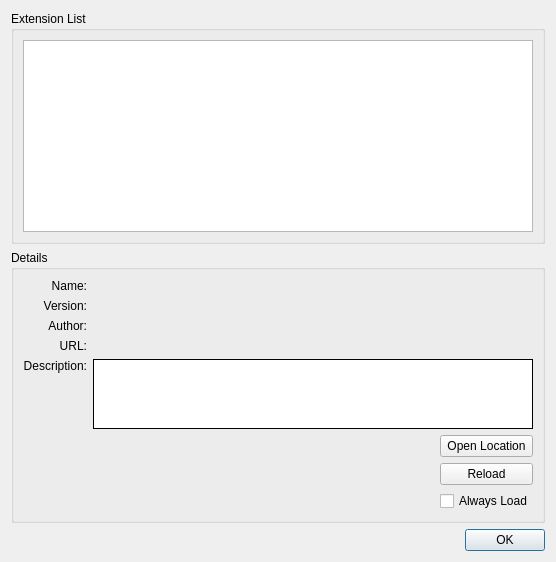
<?xml version="1.0" encoding="UTF-8"?>
<ui version="4.0">
 <class>ExtensionManager</class>
 <widget class="QDialog" name="ExtensionManager">
  <property name="geometry">
   <rect>
    <x>0</x>
    <y>0</y>
    <width>556</width>
    <height>544</height>
   </rect>
  </property>
  <property name="minimumSize">
   <size>
    <width>400</width>
    <height>0</height>
   </size>
  </property>
  <property name="windowTitle">
   <string>Extension Manager</string>
  </property>
  <property name="modal">
   <bool>true</bool>
  </property>
  <layout class="QVBoxLayout" name="verticalLayout">
   <item>
    <widget class="QGroupBox" name="groupBox">
     <property name="sizePolicy">
      <sizepolicy hsizetype="Preferred" vsizetype="MinimumExpanding">
       <horstretch>0</horstretch>
       <verstretch>0</verstretch>
      </sizepolicy>
     </property>
     <property name="title">
      <string>Extension List</string>
     </property>
     <layout class="QHBoxLayout" name="horizontalLayout">
      <item>
       <widget class="RDTreeWidget" name="extensions">
        <property name="editTriggers">
         <set>QAbstractItemView::NoEditTriggers</set>
        </property>
        <property name="indentation">
         <number>0</number>
        </property>
        <property name="rootIsDecorated">
         <bool>false</bool>
        </property>
       </widget>
      </item>
     </layout>
    </widget>
   </item>
   <item>
    <widget class="QGroupBox" name="groupBox_2">
     <property name="title">
      <string>Details</string>
     </property>
     <layout class="QGridLayout" name="gridLayout">
      <item row="1" column="0">
       <widget class="QLabel" name="label">
        <property name="text">
         <string>Name:</string>
        </property>
        <property name="alignment">
         <set>Qt::AlignRight|Qt::AlignTop|Qt::AlignTrailing</set>
        </property>
       </widget>
      </item>
      <item row="1" column="1">
       <widget class="QLabel" name="name">
        <property name="text">
         <string/>
        </property>
       </widget>
      </item>
      <item row="3" column="0">
       <widget class="QLabel" name="label_3">
        <property name="text">
         <string>Version:</string>
        </property>
        <property name="alignment">
         <set>Qt::AlignRight|Qt::AlignTop|Qt::AlignTrailing</set>
        </property>
       </widget>
      </item>
      <item row="3" column="1">
       <widget class="QLabel" name="version">
        <property name="sizePolicy">
         <sizepolicy hsizetype="MinimumExpanding" vsizetype="Preferred">
          <horstretch>0</horstretch>
          <verstretch>0</verstretch>
         </sizepolicy>
        </property>
        <property name="text">
         <string/>
        </property>
       </widget>
      </item>
      <item row="4" column="0">
       <widget class="QLabel" name="label_5">
        <property name="text">
         <string>Author:</string>
        </property>
        <property name="alignment">
         <set>Qt::AlignRight|Qt::AlignTop|Qt::AlignTrailing</set>
        </property>
       </widget>
      </item>
      <item row="4" column="1">
       <widget class="QLabel" name="author">
        <property name="text">
         <string/>
        </property>
        <property name="openExternalLinks">
         <bool>true</bool>
        </property>
       </widget>
      </item>
      <item row="5" column="0">
       <widget class="QLabel" name="label_7">
        <property name="text">
         <string>URL:</string>
        </property>
        <property name="alignment">
         <set>Qt::AlignRight|Qt::AlignTop|Qt::AlignTrailing</set>
        </property>
       </widget>
      </item>
      <item row="5" column="1">
       <widget class="QLabel" name="URL">
        <property name="text">
         <string/>
        </property>
        <property name="openExternalLinks">
         <bool>true</bool>
        </property>
       </widget>
      </item>
      <item row="6" column="0">
       <widget class="QLabel" name="label_2">
        <property name="text">
         <string>Description:</string>
        </property>
        <property name="alignment">
         <set>Qt::AlignRight|Qt::AlignTop|Qt::AlignTrailing</set>
        </property>
       </widget>
      </item>
      <item row="6" column="1">
       <widget class="QTextEdit" name="description">
        <property name="frameShape">
         <enum>QFrame::Panel</enum>
        </property>
        <property name="frameShadow">
         <enum>QFrame::Plain</enum>
        </property>
        <property name="readOnly">
         <bool>true</bool>
        </property>
        <property name="textInteractionFlags">
         <set>Qt::NoTextInteraction</set>
        </property>
       </widget>
      </item>
      <item row="7" column="0" colspan="2">
       <layout class="QHBoxLayout" name="horizontalLayout_2">
        <property name="leftMargin">
         <number>0</number>
        </property>
        <property name="topMargin">
         <number>0</number>
        </property>
        <property name="rightMargin">
         <number>0</number>
        </property>
        <property name="bottomMargin">
         <number>0</number>
        </property>
        <item>
         <spacer name="horizontalSpacer">
          <property name="orientation">
           <enum>Qt::Horizontal</enum>
          </property>
          <property name="sizeHint" stdset="0">
           <size>
            <width>40</width>
            <height>20</height>
           </size>
          </property>
         </spacer>
        </item>
        <item>
         <layout class="QVBoxLayout" name="verticalLayout_2">
          <property name="leftMargin">
           <number>0</number>
          </property>
          <item>
           <widget class="QPushButton" name="openLocation">
            <property name="text">
             <string>Open Location</string>
            </property>
           </widget>
          </item>
          <item>
           <widget class="QPushButton" name="reload">
            <property name="text">
             <string>Reload</string>
            </property>
           </widget>
          </item>
          <item>
           <widget class="QCheckBox" name="alwaysLoad">
            <property name="text">
             <string>Always Load</string>
            </property>
           </widget>
          </item>
         </layout>
        </item>
       </layout>
      </item>
     </layout>
    </widget>
   </item>
   <item>
    <widget class="QDialogButtonBox" name="buttonBox">
     <property name="standardButtons">
      <set>QDialogButtonBox::Ok</set>
     </property>
    </widget>
   </item>
  </layout>
 </widget>
 <customwidgets>
  <customwidget>
   <class>RDTreeWidget</class>
   <extends>QTreeView</extends>
   <header>Widgets/Extended/RDTreeWidget.h</header>
  </customwidget>
 </customwidgets>
 <resources/>
 <connections/>
</ui>
